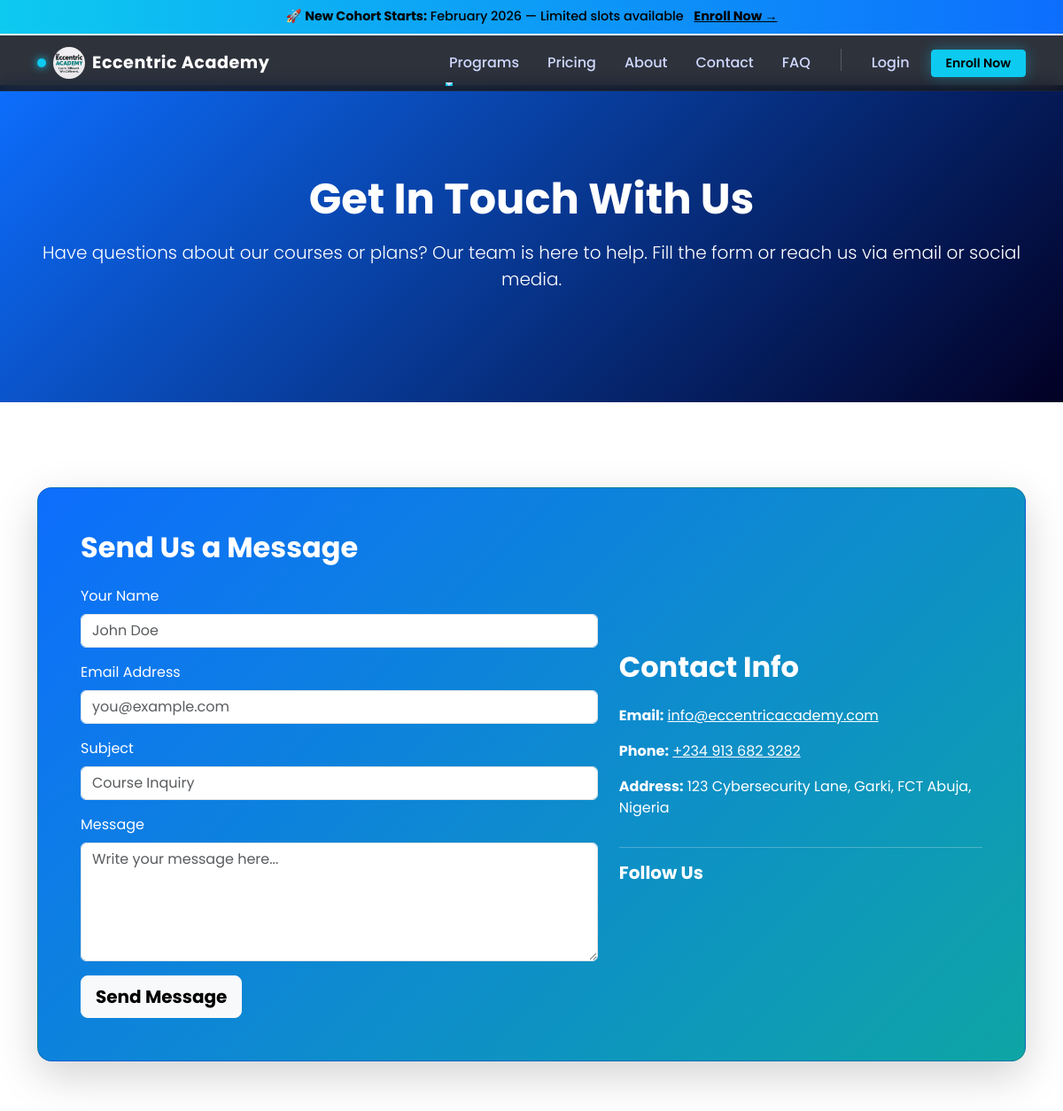
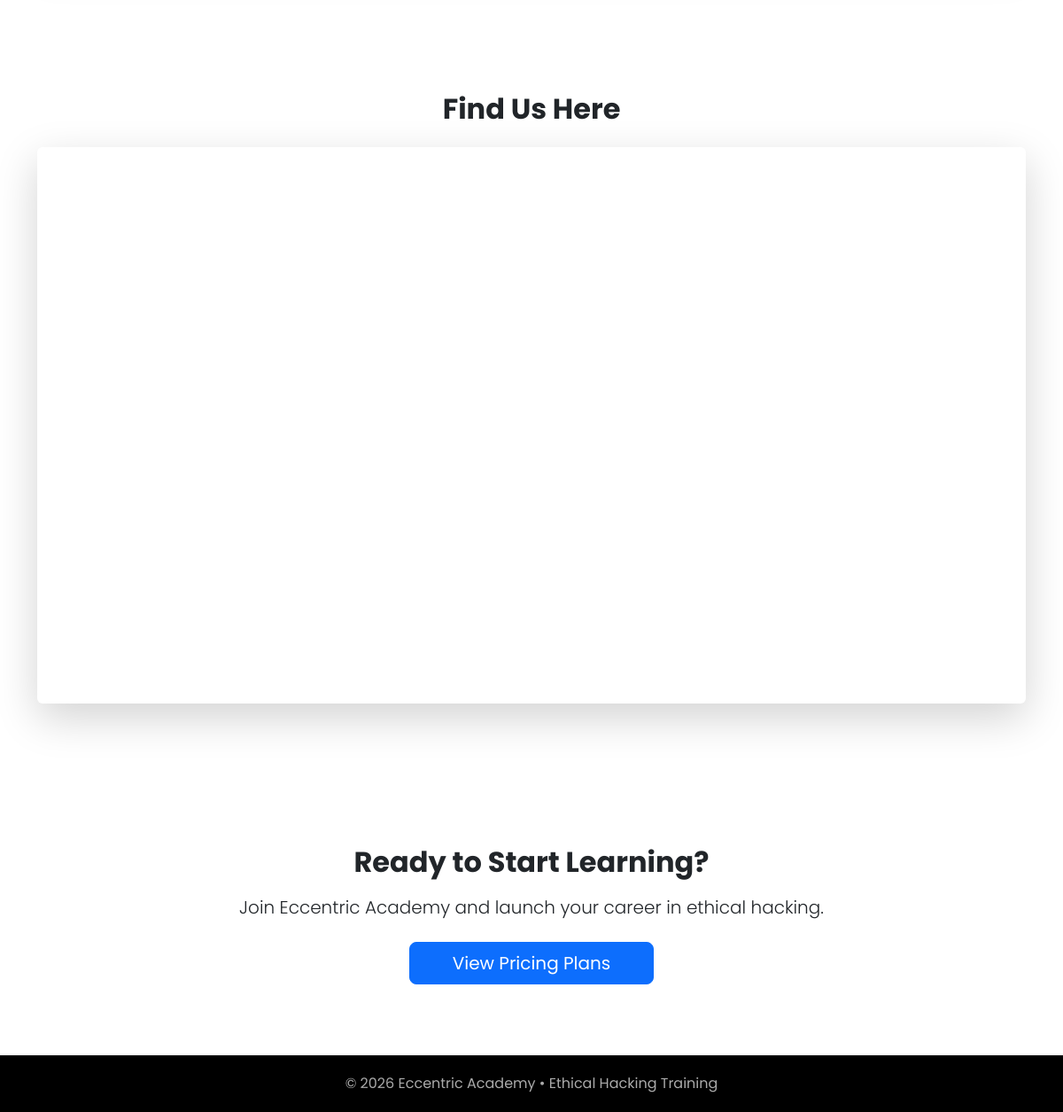
Page /contact/ on the committed database (2 pictures, top to bottom).
### academy/models/alert.py (models this page shows, shortened)
class CohortAlert(models.Model):
    title = models.CharField(max_length=100)
    message = models.CharField(max_length=255)
    start_date = models.DateField()
    cta_text = models.CharField(max_length=50, default="Enroll Now →")
    cta_url = models.CharField(max_length=200, default="/pricing/")
    is_active = models.BooleanField(default=True)
    created_at = models.DateTimeField(auto_now_add=True)
    class Meta:
        ordering = ["-created_at"]

### academy/views/pages.py (the view, shortened to what this page needs)
# urls.py: path('contact/', pages.contact, name='contact'),
def contact(request):
    return render(request, "academy/contact.html")

### academy/context_processors.py (called while the page is built)
def active_cohort_alert(request):
    alert = CohortAlert.objects.filter(is_active=True, start_date__gte=now().date()).first()
    return {
        "cohort_alert": alert
    }

def active_cohort(request):
    cohort = (
        Cohort.objects
        .filter(is_active=True, registration_deadline__gt=timezone.now())
        .first()
    )
    return {"active_cohort": cohort}

def social_links(request):
    return {
        'social_links': SocialLink.objects.filter(is_active=True)
    }

### academy/templates/academy/contact.html (shortened to what this page needs)
{% extends "academy/base.html" %}
{% load static %}
{% block content %}
<section class="hero text-center">
    <div class="container">
        <h1 class="display-5 fw-bold mb-3 animate-pop">Get In Touch With Us</h1>
        <p class="lead mb-4">
            Have questions about our courses or plans? Our team is here to help. Fill the form or reach us via email or social media.
        </p>
    </div>
</section>
<section class="section position-relative mt-3" style="margin-top:-80px;">
    <div class="container">
        <div class="card shadow-lg p-5 rounded-4 animate-pop" style="background: linear-gradient(135deg, #0d6efd, #0ea5a5); color:#fff;">
            <div class="row g-4">
                <div class="col-md-7">
                    <h2 class="fw-bold mb-4">Send Us a Message</h2>
                    <form id="contactForm" method="POST" action="{% url 'contact' %}">
                        <div class="mb-3">
                            <label for="id_name" class="form-label">Your Name</label>
                            <input type="text" class="form-control" id="id_name" name="name" placeholder="John Doe" required>
                        </div>
                        <div class="mb-3">
                            <label for="id_email" class="form-label">Email Address</label>
                            <input type="email" class="form-control" id="id_email" name="email" placeholder="you@example.com" required>
                        </div>
                        <div class="mb-3">
                            <label for="id_subject" class="form-label">Subject</label>
                            <input type="text" class="form-control" id="id_subject" name="subject" placeholder="Course Inquiry" required>
                        </div>
                        <div class="mb-3">
                            <label for="id_message" class="form-label">Message</label>
                            <textarea class="form-control" id="id_message" name="message" rows="5" placeholder="Write your message here..." required></textarea>
                        </div>
                        <button type="submit" class="btn btn-light btn-lg fw-bold animate-pulse">
                            Send Message
                        </button>
                    </form>
                </div>
                <div class="col-md-5 d-flex flex-column justify-content-center">
                    <h2 class="fw-bold mb-4">Contact Info</h2>
                    <p><strong>Email:</strong> <a href="mailto:info@eccentricacademy.com" class="text-white">info@eccentricacademy.com</a></p>
                    <p><strong>Phone:</strong> <a href="tel:+2349136823282" class="text-white">+234 913 682 3282</a></p>
                    <p><strong>Address:</strong> 123 Cybersecurity Lane, Garki, FCT Abuja, Nigeria</p>
                    <hr class="border-light">
                    <h5 class="fw-bold mb-3">Follow Us</h5>
                </div>
            </div>
        </div>
    </div>
</section>
<section class="section  text-center">
    <div class="container">
        <h2 class="fw-bold mb-4 animate-pop">Find Us Here</h2>
        <div class="ratio ratio-16x9 shadow-lg rounded animate-pop">
            <iframe src="https://www.google.com/maps/embed?pb=!1m18!..."
                    style="border:0;" allowfullscreen="" loading="lazy"></iframe>
        </div>
    </div>
</section>
<section class="section text-center">
    <div class="container">
        <h2 class="fw-bold mb-3 animate-pop">Ready to Start Learning?</h2>
        <p class="lead mb-4">Join Eccentric Academy and launch your career in ethical hacking.</p>
        <a href="{% url 'home' %}#pricing" class="btn btn-primary btn-lg px-5 animate-pulse">
            View Pricing Plans
        </a>
    </div>
</section>
{% endblock %}

### academy/templates/academy/base.html (shortened to what this page needs)
{% load static %}
<!doctype html>
<html lang="en">
<head>
    <link href="https://cdn.jsdelivr.net/npm/bootstrap@5.3.2/dist/css/bootstrap.min.css" rel="stylesheet">
        <link href="https://cdn.jsdelivr.net/npm/bootstrap-icons/font/bootstrap-icons.css" rel="stylesheet">
        <link href="https://unpkg.com/aos@2.3.4/dist/aos.css" rel="stylesheet">
</head>
<body>
{% if cohort_alert %}
<div class="academy-alert text-center">
    🚀 <strong>{{ cohort_alert.title }}:</strong>
    {{ cohort_alert.start_date|date:"F Y" }} —
    <span class="d-none d-md-inline">
        {{ cohort_alert.message }}
    </span>
    <a href="{{ cohort_alert.cta_url }}" class="alert-link ms-2">
        {{ cohort_alert.cta_text }}
    </a>
</div>
{% endif %}
<nav class="navbar navbar-expand-lg navbar-dark fixed-top glass-navbar">
    <div class="container">
        <a class="navbar-brand fw-bold d-flex align-items-center" href="/">
            <span class="brand-dot me-2"></span>
                <img src="{% static 'img/logo.png' %}"
         alt="Eccentric Academy Logo"
         class="me-2 rounded-circle"
         style="width:36px;height:36px;">
            Eccentric Academy
        </a>
        <div class="collapse navbar-collapse" id="navMenu">
            <ul class="navbar-nav ms-auto align-items-lg-center gap-lg-3">
               <li class="nav-item dropdown">
    <a class="nav-link dropdown-toggle"
       href="#"
       id="programDropdown"
       role="button"
       data-bs-toggle="dropdown"
       aria-expanded="false">
        Programs
    </a>
</li>
                <li class="nav-item">
                    <a class="nav-link" href="{% url 'pricing' %}">Pricing</a>
                </li>
                <li class="nav-item">
                    <a class="nav-link" href="{% url 'about' %}">About</a>
                </li>
                <li class="nav-item">
                    <a class="nav-link" href="{% url 'contact' %}">Contact</a>
                </li>
                <li class="nav-item">
                    <a class="nav-link" href="{% url 'faq' %}">FAQ</a>
                </li>
                <li class="nav-item d-none d-lg-block">
                </li>
                {% if user.is_authenticated %}
                    <li class="nav-item">
                        <a class="btn btn-outline-info btn-sm px-3"
                           href="{% url 'account_logout' %}">
                            Logout
                        </a>
                    </li>
                {% else %}
                    <li class="nav-item">
                        <a class="nav-link" href="{% url 'account_login' %}">
                            Login
                        </a>
                    </li>
                    <li class="nav-item">
                        <a class="btn btn-info btn-sm px-3 fw-semibold"
                           href="{% url 'account_signup' %}">
                            Enroll Now
                        </a>
                    </li>
                {% endif %}
            </ul>
        </div>
    </div>
</nav>
<main class="main-content">
    {% block content %}{% endblock %}
</main>
<footer class="text-center">
    <div class="container">
        <p class="mb-0">© {{ year|default:2026 }} Eccentric Academy • Ethical Hacking Training</p>
    </div>
</footer>
</body>
</html>

### academy/templates/academy/base.html (style rules this page uses)
body { font-family: 'Poppins', sans-serif; }
.hero { background: linear-gradient(135deg, #0d6efd, #020024); color: #fff; padding: 100px 0; }
.hero h1 { font-weight: 700; }
.section { padding: 80px 0; }
footer { background: #000; color: #aaa; padding: 20px 0; }
.glass-navbar { background: rgba(10, 15, 25, 0.85); backdrop-filter: blur(10px); border-bottom: 1px solid rgba(255, 255, 255, 0.05); }
.navbar-brand { font-size: 1.2rem; letter-spacing: 0.5px; }
.brand-dot { width: 10px; height: 10px; background: #0dcaf0; border-radius: 50%; box-shadow: 0 0 10px #0dcaf0; }
.nav-link { color: #cfd8ff !important; font-weight: 500; position: relative; }
.nav-link::after { content: ""; position: absolute; left: 0; bottom: -6px; width: 0; height: 2px; background: #0dcaf0; transition: width 0.3s ease; }
.navbar.fixed-top { top: 40px; }
.btn-info { box-shadow: 0 0 15px rgba(13, 202, 240, 0.35); }
.academy-alert { position: fixed; top: 0; left: 0; width: 100%; z-index: 1060; background: linear-gradient(90deg, #0dcaf0, #0d6efd); color: #000; padding: 8px 15px; font-size: 0.9rem; font-weight: 500; }
.academy-alert .alert-link { color: #000; font-weight: 700; text-decoration: underline; }
.main-content { margin-top: 96px; }

### rows in the picture
CohortAlert: title "New Cohort Starts", start_date "February 2026", message "Limited slots available", cta_text "Enroll Now →"

### other values in the picture
{{ year|default:2026 }} "2026"
